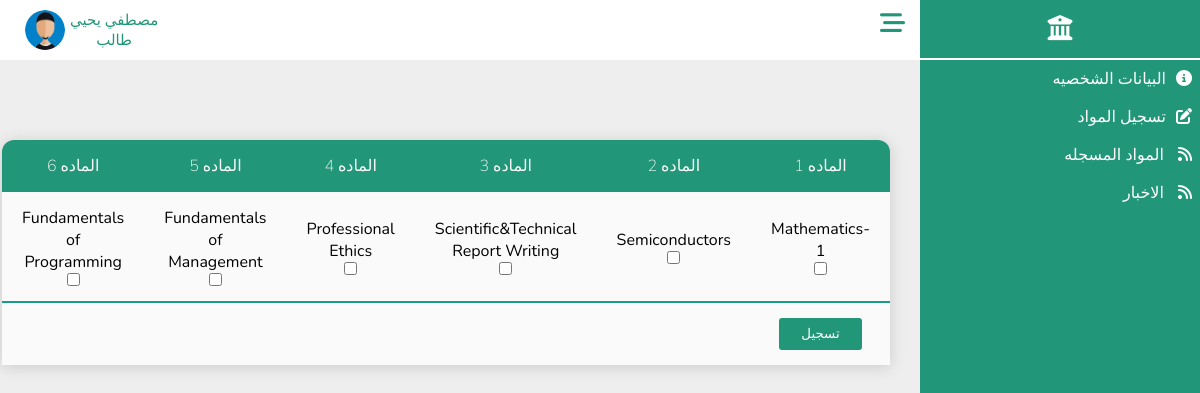
The page /Students/registration.php (signed in) on the database its author committed.
### tables this page shows
CREATE TABLE `student` (
  `St_ID` int(30) NOT NULL,
  `Password` varchar(100) NOT NULL,
  `Image` varchar(100) NOT NULL DEFAULT 'profile.jpg',
  `Full_Name` varchar(100) DEFAULT NULL,
  `Gender` varchar(100) DEFAULT NULL,
  `Nationality` varchar(100) DEFAULT 'مصري',
  `Religion` varchar(100) DEFAULT NULL,
  `Address` varchar(100) DEFAULT NULL,
  `Date_Birth` date DEFAULT NULL,
  `National_ID` varchar(30) DEFAULT NULL,
  `Phone_Number` varchar(30) DEFAULT NULL,
  `Academic_Email` varchar(100) DEFAULT NULL,
  `School` varchar(100) DEFAULT NULL,
  `Qualification` varchar(100) DEFAULT 'ثانوي عام',
  `Total_Degree` double DEFAULT NULL,
  `Average` float DEFAULT NULL,
  `Date_Coordination` date DEFAULT NULL,
  `Number_Coordination` varchar(100) DEFAULT NULL,
  `Faculty` varchar(100) DEFAULT 'الحاسبات والمعلومات',
  `University` varchar(100) DEFAULT 'المنوفيه',
  `Department` varchar(100) DEFAULT 'عام',
  `Joining_Date` date DEFAULT NULL,
  `Job` varchar(100) NOT NULL DEFAULT 'طالب'
);

CREATE TABLE `course_registration` (
  `ID` int(11) NOT NULL,
  `Student_ID` int(11) NOT NULL,
  `Subject_Name` varchar(100) NOT NULL,
  `Registration` tinyint(1) NOT NULL,
  `Subject_Status` double NOT NULL
);

### Students/registration.php (the view, shortened to what this page needs)
<?php
include_once("../DataBase/database.php");
 $ID = $_SESSION['student_id'];
 $data=$con->query("SELECT * FROM `course_registration` WHERE Student_ID='$ID' and Registration=0 LIMIT 6");
 $data=$data->fetchAll(PDO::FETCH_ASSOC);
?>
<html lang="en">
<head>
    <link rel="stylesheet" href="../CssComponent/all.min.css">
    <link rel="stylesheet" href="../CssComponent/Info.css">
    <link rel="stylesheet" href="../CssComponent/Dashboard.css">
</head>
<body>
    <?php include_once("../Components/Dashboard.php") ?>
    <section class="section">
        <?php include_once("../Components/NavBar.php"); ?>
        <div class="container">
        <table>
        <form action="" method="POST">
        <thead>
          <tr>
            <?php
              $c=1;
            foreach($data as $s){
            ?>
            <th><label for="s<?Php echo $c;?>">الماده <?Php echo $c++;?></label></th>
           <?php
          }?>
          </tr>
        </thead>
        <tbody>
          <tr class="one">
           <?php
             $count=1;
            foreach($data as $d){
            ?>
          <td>
            <label for="s<?Php echo $count;?>" ><?php echo $d['Subject_Name']?> </label>
            <br>
           <input type="checkbox"  name="<?php echo $d['Subject_Name']?>"  id="s<?Php echo $count++;?>" value="<?php echo $d['Subject_Name']?>">
          </td>
           <?php }?>
          </tr>
        </tbody>
        <tfoot>
          <tr>
            <td>
              <input type="submit" value="تسجيل" name="regist">
            </td>
          </tr>
        </tfoot>
      </form>
      </table>
        </div>
    </section>
</body>
</html>

### Components/NavBar.php (shortened to what this page needs)
<?php
include_once("../DataBase/database.php");
if ($con) {
   if (isset($_SESSION['admin_id'])) {
      $admin_id = $_SESSION['admin_id'];
      $q = $con->query("SELECT * FROM `admin` WHERE Ad_ID='$admin_id'");
      $d = $q->fetch(PDO::FETCH_ASSOC);
      $imgPath = "../Admins/images/";
      $profile = "../Admins/Admin_Info.php";
   } elseif (isset($_SESSION['doctor_id'])) {
      $doctor_id = $_SESSION['doctor_id'];
      $q = $con->query("SELECT * FROM `doctor` WHERE Doctor_ID='$doctor_id'");
      $d = $q->fetch(PDO::FETCH_ASSOC);
      $imgPath = "../Doctors/images/";
      $profile = "../Doctors/Doctor_info.php";
   } elseif (isset($_SESSION['student_id'])) {
      $student_id = $_SESSION['student_id'];
      $q = $con->query("SELECT * FROM `student` WHERE St_ID='$student_id'");
      $d = $q->fetch(PDO::FETCH_ASSOC);
      $imgPath = "../Students/images/";
   }
   $full_name = $d['Full_Name'];
   $job = $d['Job'];
   $img = $imgPath . $d['Image'];
}
?>
<div class="nav-bar1">
    <div class="icon">
        <i class="fa-solid fa-bars-staggered"></i>
    </div>
    <div class="profile">
        <div class="user">
            <p class="username"><?php echo  $full_name ?></p>
            <p class="job"><?php echo $job ?></p>
        </div>
        <div class="img">
            <img src=<?php echo $img ?> alt="error" height="30px" width="30px">
        </div>
    </div>
</div>

### CssComponent/Info.css (style rules this page uses)
.container { width: 100%; padding: 30px; display: flex; flex-direction: column; }

### CssComponent/Dashboard.css (style rules this page uses)
:root { --main-color: #229678; --red-color: #e74c3c; --orangen-color: #f39c12; --white-color: #fff; --black-color: #2c3e50; --ligth-color: #888; --ligth-background: #eee; --main-border: 1pxsolid rgba(0, 0, 0, 0.2); --main-trantision: 0.2s linear; --linear: #229678; }
* { font-family: "Nunito", sans-serif; margin: 0; padding: 0; box-sizing: border-box; outline: none; border: none; text-decoration: none; direction: rtl !important; }
body { background-color: var(--ligth-background) !important; }
.nav-bar1 { height: 60px; width: 100%; background-color: white; display: flex; justify-content: space-between; z-index: 1000; text-align: center; position: sticky; top: 0; left: 0; }
.nav-bar1 .profile, .nav-bar1 .icon { height: 100%; padding: 10px 15px; }
.nav-bar1 .icon { line-height: 40px; font-size: 25px; cursor: pointer; }
.nav-bar1 .icon i { cursor: pointer; color: var(--main-color); }
.nav-bar1 .profile { display: inline-flex; margin-left: 10px; }
.nav-bar1 .profile .user { margin-left: 5px; }
.nav-bar1 .profile .user p { color: var(--main-color); margin: 0 !important; font-size: 15px; }
.img > img { height: 100%; width: 100%; border-radius: 50%; }
.section { padding-right: 280px; }

### Students/registration.php (style rules this page uses)
table { border-collapse: collapse; border-spacing: 0; box-shadow: 0 2px 15px rgba(64,64,64,.2); border-radius: 12px 12px 0 0; overflow: hidden; width: 90%; background-color: #fafafa; margin:50px auto; }
th { background-color: #229678; color: #fafafa; font-weight: 200; text-transform: uppercase; }
td, th { padding: 15px 20px; text-align: center; }
tr.one { border-bottom: 2px solid #1B9C85; }
tr { width: 100%; }
td input { background-color: var(--main-color); padding: 7px 22px; border-radius: 3px; accent-color:var(--main-color); }
input[type="submit"] { color:white; }

### rows shown on the page
student: Full_Name "مصطفي يحيي", Job "طالب", Image (placeholder picture)
course_registration: Subject_Name "Mathematics-1"
course_registration: Subject_Name "Semiconductors"
course_registration: Subject_Name "Scientific&Technical Report Writing"
course_registration: Subject_Name "Professional Ethics"
course_registration: Subject_Name "Fundamentals of Management"
course_registration: Subject_Name "Fundamentals of Programming"
